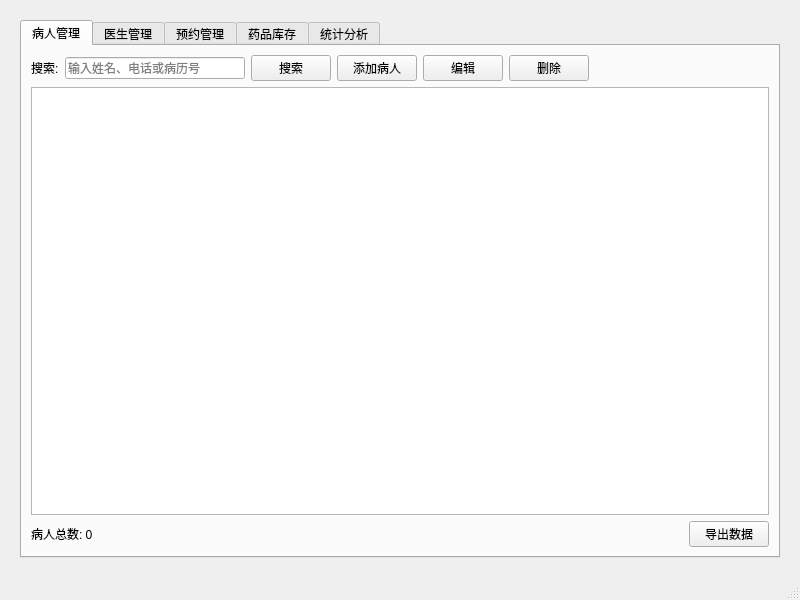
<?xml version="1.0" encoding="UTF-8"?>
<ui version="4.0">
 <class>MainWindow</class>
 <widget class="QMainWindow" name="MainWindow">
  <property name="geometry">
   <rect>
    <x>0</x>
    <y>0</y>
    <width>800</width>
    <height>600</height>
   </rect>
  </property>
  <property name="windowTitle">
   <string>MainWindow</string>
  </property>
  <widget class="QWidget" name="centralwidget">
   <layout class="QVBoxLayout" name="verticalLayout">
    <property name="leftMargin">
     <number>20</number>
    </property>
    <property name="topMargin">
     <number>20</number>
    </property>
    <property name="rightMargin">
     <number>20</number>
    </property>
    <property name="bottomMargin">
     <number>20</number>
    </property>
    <item>
     <widget class="QTabWidget" name="tabWidget">
       <property name="currentIndex">
        <number>0</number>
       </property>
       <widget class="QWidget" name="tab_patient">
        <attribute name="title">
         <string>病人管理</string>
        </attribute>
        <layout class="QVBoxLayout" name="verticalLayout_2">
         <item>
          <layout class="QHBoxLayout" name="horizontalLayout_search">
           <item>
            <widget class="QLabel" name="label_search">
             <property name="text">
              <string>搜索:</string>
             </property>
            </widget>
           </item>
           <item>
            <widget class="QLineEdit" name="lineEdit_search">
             <property name="placeholderText">
              <string>输入姓名、电话或病历号</string>
             </property>
            </widget>
           </item>
           <item>
            <widget class="QPushButton" name="btn_search">
             <property name="text">
              <string>搜索</string>
             </property>
            </widget>
           </item>
           <item>
            <widget class="QPushButton" name="btn_add_patient">
             <property name="text">
              <string>添加病人</string>
             </property>
            </widget>
           </item>
           <item>
            <widget class="QPushButton" name="btn_edit_patient">
             <property name="text">
              <string>编辑</string>
             </property>
            </widget>
           </item>
           <item>
            <widget class="QPushButton" name="btn_delete_patient">
             <property name="text">
              <string>删除</string>
             </property>
            </widget>
           </item>
           <item>
            <spacer name="horizontalSpacer">
             <property name="orientation">
              <enum>Qt::Horizontal</enum>
             </property>
             <property name="sizeHint" stdset="0">
              <size>
               <width>40</width>
               <height>20</height>
              </size>
             </property>
            </spacer>
           </item>
          </layout>
         </item>
         <item>
          <widget class="QTableView" name="tableView_patients">
           <property name="alternatingRowColors">
            <bool>true</bool>
           </property>
           <property name="selectionMode">
            <enum>QAbstractItemView::SelectionMode::SingleSelection</enum>
           </property>
           <property name="selectionBehavior">
            <enum>QAbstractItemView::SelectionBehavior::SelectRows</enum>
           </property>
          </widget>
         </item>
         <item>
          <layout class="QHBoxLayout" name="horizontalLayout_stats">
           <item>
            <widget class="QLabel" name="label_stats">
             <property name="text">
              <string>病人总数: 0</string>
             </property>
            </widget>
           </item>
           <item>
            <spacer name="horizontalSpacer_2">
             <property name="orientation">
              <enum>Qt::Horizontal</enum>
             </property>
             <property name="sizeHint" stdset="0">
              <size>
               <width>40</width>
               <height>20</height>
              </size>
             </property>
            </spacer>
           </item>
           <item>
            <widget class="QPushButton" name="btn_export">
             <property name="text">
              <string>导出数据</string>
             </property>
            </widget>
           </item>
          </layout>
         </item>
        </layout>
       </widget>
       <widget class="QWidget" name="tab_doctor">
        <attribute name="title">
         <string>医生管理</string>
        </attribute>
        <layout class="QVBoxLayout" name="verticalLayout_3">
         <item>
          <layout class="QHBoxLayout" name="horizontalLayout_3">
           <item>
            <widget class="QPushButton" name="btn_add_doctor">
             <property name="text">
              <string>添加医生</string>
             </property>
            </widget>
           </item>
           <item>
            <widget class="QPushButton" name="btn_doctor_stats">
             <property name="text">
              <string>科室统计</string>
             </property>
            </widget>
           </item>
           <item>
            <widget class="QPushButton" name="btn_edit_doctor">
             <property name="text">
              <string>编辑</string>
             </property>
            </widget>
           </item>
           <item>
            <widget class="QPushButton" name="btn_delete_doctor">
             <property name="text">
              <string>删除</string>
             </property>
            </widget>
           </item>
           <item>
            <spacer name="horizontalSpacer_3">
             <property name="orientation">
              <enum>Qt::Horizontal</enum>
             </property>
             <property name="sizeHint" stdset="0">
              <size>
               <width>40</width>
               <height>20</height>
              </size>
             </property>
            </spacer>
           </item>
          </layout>
         </item>
         <item>
          <widget class="QTableView" name="tableView_doctors"/>
         </item>
        </layout>
       </widget>
       <widget class="QWidget" name="tab_appointment">
        <attribute name="title">
         <string>预约管理</string>
        </attribute>
        <layout class="QVBoxLayout" name="verticalLayout_4">
         <item>
          <layout class="QHBoxLayout" name="horizontalLayout_4">
           <item>
            <widget class="QPushButton" name="btn_new_appointment">
             <property name="text">
              <string>新建预约</string>
             </property>
            </widget>
           </item>
           <item>
            <widget class="QPushButton" name="btn_edit_appointment">
             <property name="text">
              <string>编辑</string>
             </property>
            </widget>
           </item>
           <item>
            <widget class="QPushButton" name="btn_delete_appointment">
             <property name="text">
              <string>删除</string>
             </property>
            </widget>
           </item>
           <item>
            <widget class="QComboBox" name="comboBox_status">
             <item>
              <property name="text">
               <string>所有状态</string>
              </property>
             </item>
             <item>
              <property name="text">
               <string>预约中</string>
              </property>
             </item>
             <item>
              <property name="text">
               <string>已确认</string>
              </property>
             </item>
             <item>
              <property name="text">
               <string>已就诊</string>
              </property>
             </item>
             <item>
              <property name="text">
               <string>已取消</string>
              </property>
             </item>
            </widget>
           </item>
           <item>
            <widget class="QDateEdit" name="dateEdit_appointment">
             <property name="calendarPopup">
              <bool>true</bool>
             </property>
            </widget>
           </item>
           <item>
            <spacer name="horizontalSpacer_4">
             <property name="orientation">
              <enum>Qt::Horizontal</enum>
             </property>
             <property name="sizeHint" stdset="0">
              <size>
               <width>40</width>
               <height>20</height>
              </size>
             </property>
            </spacer>
           </item>
          </layout>
         </item>
         <item>
          <widget class="QTableView" name="tableView_appointments"/>
         </item>
        </layout>
       </widget>
       <widget class="QWidget" name="tab_medicine">
        <attribute name="title">
         <string>药品库存</string>
        </attribute>
        <layout class="QVBoxLayout" name="verticalLayout_5">
         <item>
          <layout class="QHBoxLayout" name="horizontalLayout_5">
           <item>
            <widget class="QLabel" name="label_low_stock">
             <property name="text">
              <string>库存预警: 0种药品库存不足</string>
             </property>
            </widget>
           </item>
           <item>
            <widget class="QPushButton" name="btn_add_medicine">
             <property name="text">
              <string>添加药品</string>
             </property>
            </widget>
           </item>
           <item>
            <widget class="QPushButton" name="btn_edit_medicine">
             <property name="text">
              <string>编辑</string>
             </property>
            </widget>
           </item>
           <item>
            <widget class="QPushButton" name="btn_delete_medicine">
             <property name="text">
              <string>删除</string>
             </property>
            </widget>
           </item>
           <item>
            <spacer name="horizontalSpacer_5">
             <property name="orientation">
              <enum>Qt::Horizontal</enum>
             </property>
             <property name="sizeHint" stdset="0">
              <size>
               <width>40</width>
               <height>20</height>
              </size>
             </property>
            </spacer>
           </item>
          </layout>
         </item>
         <item>
          <widget class="QTableView" name="tableView_medicines"/>
         </item>
        </layout>
       </widget>
       <widget class="QWidget" name="tab_statistics">
        <attribute name="title">
         <string>统计分析</string>
        </attribute>
        <layout class="QVBoxLayout" name="verticalLayout_6">
         <item>
          <layout class="QHBoxLayout" name="horizontalLayout_6">
           <item>
            <widget class="QLabel" name="label_2">
             <property name="font">
              <font>
               <pointsize>16</pointsize>
               <bold>true</bold>
              </font>
             </property>
             <property name="text">
              <string>统计报表</string>
             </property>
            </widget>
           </item>
           <item>
            <spacer name="horizontalSpacer_6">
             <property name="orientation">
              <enum>Qt::Orientation::Horizontal</enum>
             </property>
             <property name="sizeHint" stdset="0">
              <size>
               <width>40</width>
               <height>20</height>
              </size>
             </property>
            </spacer>
           </item>
          </layout>
         </item>
         <item>
          <widget class="QTextEdit" name="textEdit_stats">
           <property name="readOnly">
            <bool>true</bool>
           </property>
          </widget>
         </item>
         <item>
          <layout class="QHBoxLayout" name="horizontalLayout_7">
           <item>
            <widget class="QPushButton" name="btn_generate_report">
             <property name="text">
              <string>生成日报</string>
             </property>
            </widget>
           </item>
           <item>
            <widget class="QPushButton" name="btn_monthly_report">
             <property name="text">
              <string>生成月报</string>
             </property>
            </widget>
           </item>
           <item>
            <spacer name="horizontalSpacer_7">
             <property name="orientation">
              <enum>Qt::Orientation::Horizontal</enum>
             </property>
             <property name="sizeHint" stdset="0">
              <size>
               <width>40</width>
               <height>20</height>
              </size>
             </property>
            </spacer>
           </item>
          </layout>
         </item>
        </layout>
       </widget>
      </widget>
     </item>
    </layout>
   </widget>
   <widget class="QMenuBar" name="menubar">
   <property name="geometry">
    <rect>
     <x>0</x>
     <y>0</y>
     <width>800</width>
     <height>18</height>
    </rect>
   </property>
   </widget>
   <widget class="QStatusBar" name="statusbar"/>
   <action name="action_exit">
   <property name="text">
    <string>退出(&amp;X)</string>
   </property>
   <property name="shortcut">
    <string>Ctrl+Q</string>
   </property>
   </action>
   <action name="action_about">
   <property name="text">
    <string>关于(&amp;A)</string>
   </property>
   </action>
   <action name="action_export">
   <property name="text">
    <string>导出数据(&amp;E)</string>
   </property>
   <property name="shortcut">
    <string>Ctrl+E</string>
   </property>
   </action>
   <action name="action_backup">
   <property name="text">
    <string>数据备份(&amp;B)</string>
   </property>
   </action>
   <action name="action_restore">
   <property name="text">
    <string>数据恢复(&amp;R)</string>
   </property>
   </action>
   <action name="action_sync">
   <property name="text">
    <string>同步数据(&amp;S)</string>
   </property>
   </action>
  </widget>
 <resources/>
 <connections/>
</ui>
